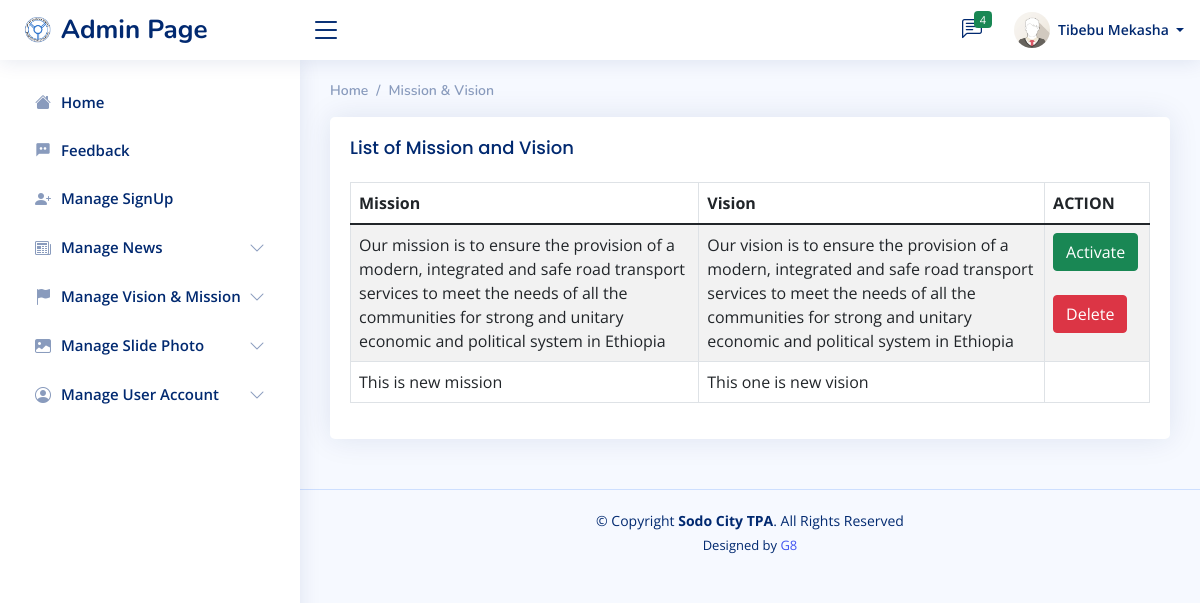
Screenshot of /admin/managemission.php (signed in) with the database file from the repository.
### tables this page shows
CREATE TABLE IF NOT EXISTS `users_account` (
  `user_id` varchar(30) NOT NULL,
  `f_name` varchar(20) NOT NULL,
  `m_name` varchar(20) NOT NULL,
  `l_name` varchar(20) NOT NULL,
  `user_type` varchar(30) NOT NULL,
  `e_mail` varchar(40) NOT NULL,
  `phone_no` int(10) NOT NULL,
  `pro_image` varchar(200) DEFAULT NULL,
  `about_me` varchar(10000) DEFAULT NULL,
  `password` varchar(50) NOT NULL,
  `status` varchar(10) NOT NULL,
  `created_by` varchar(255) NOT NULL,
  PRIMARY KEY (`user_id`)
);

CREATE TABLE IF NOT EXISTS `mission` (
  `id` int(100) NOT NULL AUTO_INCREMENT,
  `en_mission` longtext NOT NULL,
  `en_vission` longtext NOT NULL,
  `user_id` varchar(40) NOT NULL,
  `status` varchar(40) NOT NULL,
  PRIMARY KEY (`id`)
);

### session.php (called while the page is built, shortened)
<?php
$session_id=$_SESSION['id'];
?>

### admin/managemission.php (the view, shortened to what this page needs)
<!DOCTYPE html>
<html lang="en">
<?php include('header.php');?>
<head>
</head>
<body onpagehide="show()" onpageshow="hide()">
  <?php include('navbar.php');?>
 <?php include('sidebar.php');?>
  <main id="main" class="main">
<div class="pagetitle">
      <nav>
        <ol class="breadcrumb">
          <li class="breadcrumb-item"><a href="index.php">Home</a></li>
          <li class="breadcrumb-item">Mission & Vision</li>
        </ol>
      </nav>
    </div>
   <section class="section">
      <div class="row">
        <div class="col-lg-12">
          <div class="card" style="overflow-x: auto;">
            <div class="card-body">
              <h5 class="card-title">List of Mission and Vision</h5>
              <table class="table datatable table-bordered table-striped">
                <thead>
                  <tr>
                       <th>Mission</th>
                      <th>Vision</th>
                      <th>ACTION</th>
                  </tr>
                </thead>
                <tbody>
       <?php
                  $sta="Off";
                    $querys = mysqli_query($conn,"SELECT * FROM mission ");
                  while($rows = mysqli_fetch_assoc($querys)){
                  $idnum = $rows['id'];
                  $status=$rows['status'];
                  $pic1=$rows['en_mission'];
                  $pic2=$rows['en_vission'];
          ?>
                        <tr class="gradeX">
                             <td><?php echo $pic1;?></td>
                            <td><?php echo $pic2;?></td>
              <td class="center">
              <?php
              if($status==$sta){
              echo '<a  href=" updatemission.php?ID='.$idnum.'" data-toggle="modal" class="btn btn-success">Activate</a>&nbsp;&nbsp;&nbsp;&nbsp;<br>
                    <a  href=" deletemission.php?ID='.$idnum.'" data-toggle="modal" class="btn btn-danger">Delete</a>  ';
              }
              ?>
              </td>
                        </tr> <?php } ?>
                </tbody>
              </table>
            </div>
          </div>
        </div>
      </div>
    </section>
  </main>
  <?php include('footer.php');?>
</body>
</html>

### admin/navbar.php (shortened to what this page needs)
<header id="header" class="header fixed-top d-flex align-items-center">
  <div class="d-flex align-items-center justify-content-between">
    <a href="index.php" class="logo d-flex align-items-center" data-bs-toggle="tooltip" data-bs-placement="bottom" title="Admin Home Page">
      <img src="../assets/img/vrslogo.png" alt="logo">
      <span class="d-none d-lg-block">Admin Page</span>
    </a>
    <i class="bi bi-list toggle-sidebar-btn"></i>
  </div>
  <nav class="header-nav ms-auto">
    <ul class="d-flex align-items-center">
      <li class="nav-item dropdown">
        <a class="nav-link nav-icon" href="#" data-bs-toggle="dropdown">
          <i class="bi bi-chat-left-text"></i>
          <?php
          $ab = mysqli_query($conn,"SELECT * FROM customer_signup where status='0'");
                    $X=0;
                    while($na= mysqli_fetch_array($ab)){
                    $X++;
                    }?>
          <span class="badge bg-success badge-number"><?php echo $X;?></span>
        </a>
      </li>
      <li class="nav-item dropdown pe-3">
        <a class="nav-link nav-profile d-flex align-items-center pe-0" href="#" data-bs-toggle="dropdown">
          <?php
                $result = mysqli_query($conn, "SELECT * FROM users_account where user_id='$session_id'") or die(mysqli_error());
                $data = mysqli_fetch_array($result);
                $pic = $data["pro_image"];
                ?>
          <img src="../Uploads/<?php echo $pic; ?>" alt="Profile" class="rounded-circle">
          <span class="d-none d-md-block dropdown-toggle ps-2"> <?php echo $data['f_name'] . " " . $data['l_name']; ?> </span>
        </a>
      </li>
    </ul>
  </nav>
</header>

### admin/assets/css/style.css (style rules this page uses)
:root { scroll-behavior: smooth; }
body { font-family: "Open Sans", sans-serif; background: #f6f9ff; color: #444444; }
a { color: #4154f1; text-decoration: none; }
h1, h2, h3, h4, h5, h6 { font-family: "Nunito", sans-serif; }
#main { margin-top: 60px; padding: 20px 30px; transition: all 0.3s; }
.pagetitle { margin-bottom: 10px; }
.card { margin-bottom: 30px; border: none; border-radius: 5px; box-shadow: 0px 0 30px rgba(1, 41, 112, 0.1); }
.card-title { padding: 20px 0 15px 0; font-size: 18px; font-weight: 500; color: #012970; font-family: "Poppins", sans-serif; }
.card-body { padding: 0 20px 20px 20px; }
.breadcrumb { font-size: 14px; font-family: "Nunito", sans-serif; color: #899bbd; font-weight: 600; }
.breadcrumb a { color: #899bbd; transition: 0.3s; }
.breadcrumb .breadcrumb-item::before { color: #899bbd; }
.logo { line-height: 1; }
@media (min-width: 1200px) { .logo { width: 280px; } }
.logo img { max-height: 26px; margin-right: 6px; }
.logo span { font-size: 26px; font-weight: 700; color: #012970; font-family: "Nunito", sans-serif; }
.header { transition: all 0.5s; z-index: 997; height: 60px; box-shadow: 0px 2px 20px rgba(1, 41, 112, 0.1); background-color: #fff; padding-left: 20px; }
.header .toggle-sidebar-btn { font-size: 32px; padding-left: 10px; cursor: pointer; color: #012970; }
.header-nav ul { list-style: none; }
.header-nav > ul { margin: 0; padding: 0; }
.header-nav .nav-icon { font-size: 20px; color: #012970; }
.header-nav .nav-profile { color: #012970; }
.header-nav .nav-profile img { max-height: 36px; }
.header-nav .nav-profile span { font-size: 14px; font-weight: 600; }
.header-nav .badge-number { position: absolute; inset: 4px 6px auto auto; font-weight: normal; font-size: 11px; padding: 3px 6px; }
@media (min-width: 1200px) { #main, #footer { margin-left: 300px; } }

### rows the page displays
users_account: pro_image (picture), f_name "Tibebu", l_name "Mekasha"
mission: en_mission "Our mission is to ensure the provision of a modern, integrated and safe road transport services to meet the needs of all the communities for strong and unitary economic and political system in Ethiopia", en_vission "Our vision is to ensure the provision of a modern, integrated and safe road transport services to meet the needs of all the communities for strong and unitary economic and political system in Ethiopia"
mission: en_mission "This is new mission", en_vission "This one is new vision"

### other values shown
$X "4"
